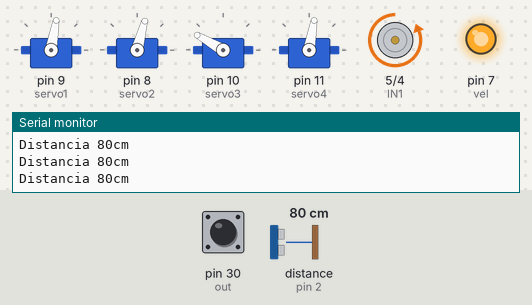
Bench run of a sketch on a simulated Arduino Mega 2560, built with avr-gcc and run on an emulated ATmega2560. Parts: 4 × servo, motor-driver pin pairs drawn as motors (green arrow = first pin HIGH = forward, orange = second pin HIGH = backward, longer = more drive), output pins drawn as LEDs (lit = HIGH), the last lines printed to the serial monitor. The inputs (shaded band) are chosen by the test bench; at power-on: distance to the obstacle (sensor on pin 2) 80 cm, pin 30 (out) LOW. The echo pulse lasts 58.3 µs per cm; pins used as bus, display or sensor lines are not drawn.

Above: at 1.2 s.
1.3 s: distance to the obstacle (sensor on pin 2) set to 8 cm
At 2.2 s:
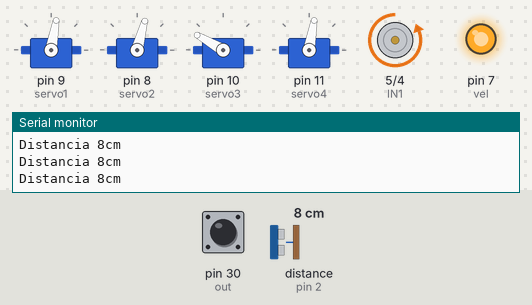
2.8 s: distance to the obstacle (sensor on pin 2) set to 5 cm
At 4.1 s:
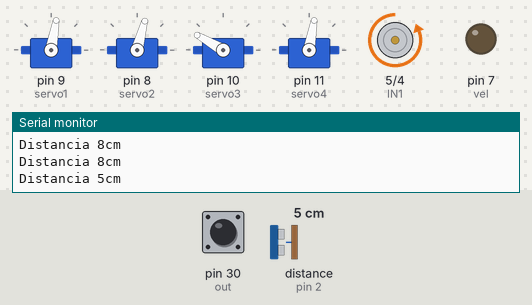
4.4 s: distance to the obstacle (sensor on pin 2) set to 9 cm
At 7.37 s:
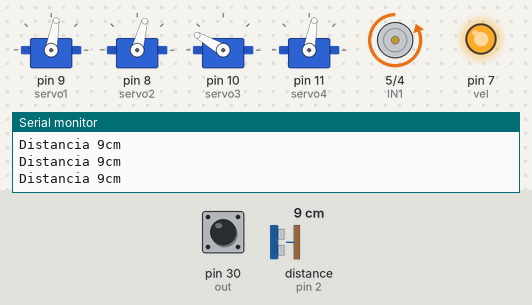
Timing chart, 0 to 7.4 s (numbered marks = the images above; inputs shaded):
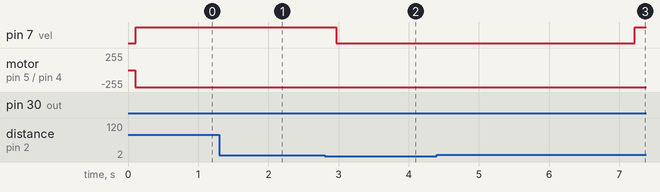

Measured:
- the behaviour switches between 7 and 6 cm on distance to the obstacle (sensor on pin 2) (found by bisection; images 1 and 2)
- after the input at 1.3 s, pin 7 (vel): stays HIGH (without the input it goes to HIGH after 0.54 s)
- after the input at 4.4 s, pin 7 (vel): LOW → HIGH after 2.8 s

The sketch:

eventos.ino
```cpp
#include <Ultrasonic.h>
#include <VarSpeedServo.h>
#define echo 2  //PINO DIGITAL UTILIZADO PELO HC-SR04 ECHO(RECEBE)
#define trig 3  //PINO DIGITAL UTILIZADO PELO HC-SR04 TRIG(ENVIA)
#define s0 33   // Pino 33 do arduino conectado ao pino S0 do TCS230
#define s1 34   // Pino 34 do arduino conectado ao pino S1 do TCS230
#define s2 32   // Pino 32 do arduino conectado ao pino S2 do TCS230
#define s3 31   // Pino 31 do arduino conectado ao pino S3 do TCS230
#define out 30  // Pino 30 do arduino conectado ao pino OUT do TCS230
#define IN1 5   //Pino IN1 da ponte h
#define IN2 4   //Pino IN2 da ponte h
#define vel 7   //controle de velocidade da esteira

// create servo object to control a servo
VarSpeedServo servo1;  //frente trás
VarSpeedServo servo2;  //esquerda direita
VarSpeedServo servo3;  //cima baixo
VarSpeedServo servo4;  // garra

Ultrasonic ultrasonic(trig, echo);  //INICIALIZANDO OS PINOS DO ULTRASSÔNICO

//variáveis auxiliares
long distancia;
int pos;
int red = 0;
int green = 0;
int blue = 0;
int control = 0;

/* limites de ângulo dos servos
    int RIG = 40;
    int LEF = 120;
    int FRO = 10;
    int BAC = 80;
    int GAR = 80;
    int GAR2 = 160;
    int UP = 100;
    int DOW = 35;
*/

void setup() {
  pinMode(s0, OUTPUT);  // Pino S0 configurado como saida
  pinMode(s1, OUTPUT);  // Pino S1 configurado como saida
  pinMode(s2, OUTPUT);  // Pino S2 configurado como saida
  pinMode(s3, OUTPUT);  // Pino S3 configurado como saida
  pinMode(out, INPUT);
  pinMode(echo, INPUT);   //DEFINE O PINO COMO ENTRADA (RECEBE)
  pinMode(trig, OUTPUT);  //DEFINE O PINO COMO SAIDA (ENVIA)
  pinMode(IN1, OUTPUT);
  pinMode(IN2, OUTPUT);
  pinMode(vel, OUTPUT);
  Serial.begin(115200);
  servo1.attach(9);
  servo2.attach(8);
  servo3.attach(10);
  servo4.attach(11);
  digitalWrite(s0, HIGH);
  digitalWrite(s1, LOW);
}
void loop() {
  servo1.write(80);
  servo2.write(75);
  servo3.write(150);
  servo4.write(80);
  hcsr04();

  if (distancia >= 1 && distancia <= 6) { //ultrassônico detectar peça

    digitalWrite(IN1, LOW);
    digitalWrite(IN2, HIGH);

    for (control = 255; control >= 0; control--) {
      analogWrite(vel, control);
    }

    leitura_cores();

  } else { //peça não detectada
    digitalWrite(IN1, LOW);
    digitalWrite(IN2, HIGH);
    for (control = 0; control <= 255; control++) {
      analogWrite(vel, control);
    }
  }
}
float hcsr04() {                         //função de leitura do ultrassônico
  distancia = (ultrasonic.Ranging(CM));  //VARIÁVEL GLOBAL RECEBE O VALOR DA DISTÂNCIA MEDIDA
  Serial.print("Distancia ");            //IMPRIME O TEXTO NO MONITOR SERIAL
  Serial.print(distancia);
  Serial.println("cm");  //IMPRIME O TEXTO NO MONITOR SERIAL
  delay(100);            //INTERVALO DE 500 MILISSEGUNDOS
  return distancia;
}

void leitura_cores() {

  digitalWrite(s2, LOW);  // Pino S2 em nivel baixo
  digitalWrite(s3, LOW);  // Pino S3 em nivel baixo
  delay(50);
  red = pulseIn(out, LOW);

  // Configura a leitura para os fotodiodos Green (Verde)
  digitalWrite(s2, HIGH);
  digitalWrite(s3, HIGH);
  delay(50);

  // Lê a frequencia de saída do fotodiodo verde
  green = pulseIn(out, LOW);

  // Configura a leitura para os fotodiodos Blue (Azul)
  digitalWrite(s2, LOW);
  digitalWrite(s3, HIGH);
  delay(50);

  // Lê a frequencia de saída do fotodiodo azul
  blue = pulseIn(out, LOW);

  // Analisa se a menor frequencia é vermelha
  if (red < green && red < blue) {
    posicao1();
  }

  // Analisa se a menor frequencia é verde
  if (green < red && green < blue) {
    posicao2();
  }

  // Analisa se a menor frequencia é azul
  if (blue < red && blue < green) {
    digitalWrite(IN1, LOW);
    digitalWrite(IN2, HIGH);
    for (control = 0; control <= 255; control++) {
      analogWrite(vel, control);
    }
    Serial.println("Azul");
  }

  delay(1000);  // Aguarda 1 segundo e reinicia leitura
}

void posicao1() {  //peça vermelha(lado direito)
  pos = 0;

  //braço move para frente
  for (pos = 80; pos >= 40; pos -= 2) {
    servo1.write(pos);
    delay(20);
  }

  //braço desce
  for (pos = 150; pos <= 155; pos++) {
    servo3.write(pos);
    delay(20);
  }

  //fechar garra
  for (pos = 80; pos <= 160; pos++) {
    servo4.write(pos);
    delay(20);
  }
  //delay(50);

  //braço sobe
  for (pos = 155; pos >= 140; pos--) {
    servo3.write(pos);
    delay(20);
  }

  //braço move para trás
  for (pos = 40; pos <= 80; pos += 2) {
    servo1.write(pos);
    delay(20);
  }

  //Braço vai para direita
  for (pos = 75; pos >= 40; pos -= 2) {
    servo2.write(pos);
    delay(20);
  }

  //abrir garra
  for (pos = 160; pos >= 80; pos -= 2) {
    servo4.write(pos);
    delay(20);
  }
}

void posicao2() {  //peça verde(lado esquerdo)
  pos = 0;

  //braço move para frente
  for (pos = 80; pos >= 40; pos -= 2) {
    servo1.write(pos);
    delay(20);
  }
  delay(100);

  //braço desce
  for (pos = 150; pos <= 155; pos++) {
    servo3.write(pos);
    delay(20);
  }
  delay(100);

  //fechar garra
  for (pos = 80; pos <= 160; pos++) {
    servo4.write(pos);
    delay(20);
  }

  //braço sobe
  for (pos = 155; pos >= 140; pos--) {
    servo3.write(pos);
    delay(20);
  }

  //braço move para trás
  for (pos = 40; pos <= 80; pos += 2) {
    servo1.write(pos);
    delay(20);
  }

  //Braço vai para esquerda
  for (pos = 75; pos <= 120; pos += 2) {
    servo2.write(pos);
    delay(20);
  }

  for (pos = 140; pos <= 150; pos++) {
    servo3.write(pos);
    delay(20);
  }

  //abrir garra
  for (pos = 160; pos >= 80; pos -= 2) {
    servo4.write(pos);
    delay(20);
  }
}
```
